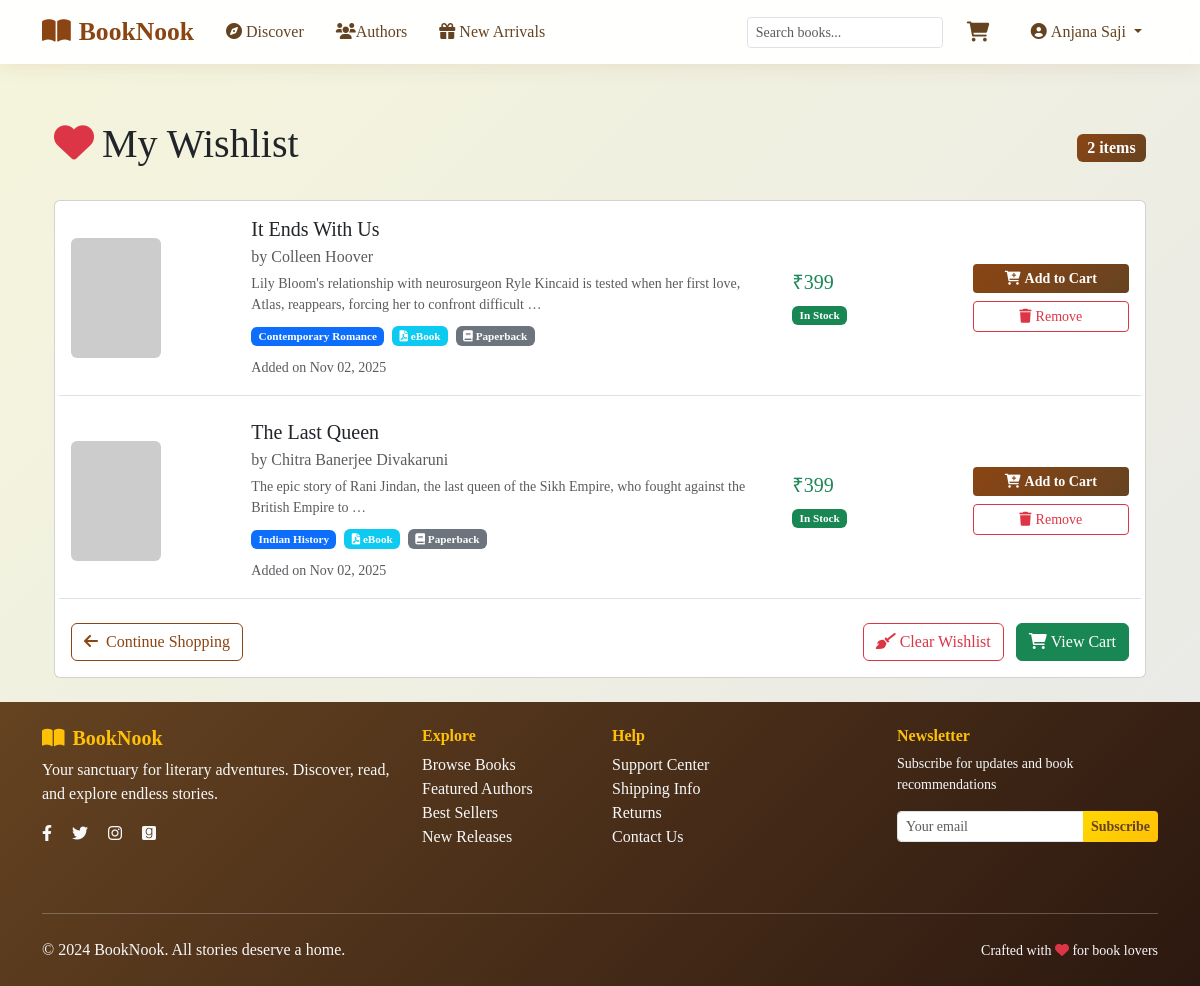
Page /wishlist/ (signed in) on the committed database.
### bookapp/models.py (models this page shows, shortened)
class Wishlist(models.Model):
    user = models.OneToOneField(User, on_delete=models.CASCADE, related_name='wishlist')
    created_at = models.DateTimeField(auto_now_add=True)
    updated_at = models.DateTimeField(auto_now=True)
    @property
    def total_items(self):
        return self.items.count()

class WishlistItem(models.Model):
    wishlist = models.ForeignKey(Wishlist, on_delete=models.CASCADE, related_name='items')
    book = models.ForeignKey(Book, on_delete=models.CASCADE)
    added_at = models.DateTimeField(auto_now_add=True)
    class Meta:
        unique_together = ['wishlist', 'book']  # Prevent duplicate items

class Book(models.Model):
    BOOK_TYPES = [
        ('digital', 'Digital'),
        ('physical', 'Physical'),
        ('both', 'Both'),
    ]
    isbn = models.CharField(max_length=20, primary_key=True)
    title = models.CharField(max_length=300)
    authors = models.ManyToManyField(Author, related_name='books')
    publication_year = models.IntegerField()
    price = models.DecimalField(max_digits=8, decimal_places=2)
    summary = models.TextField(blank=True)
    cover_image = models.URLField(blank=True)
    book_pdf = models.FileField(upload_to='book_pdfs/', null=True, blank=True)  # New PDF field
    tags = JSONField(default=list, blank=True)
    genre = models.ForeignKey(Genre, on_delete=models.SET_NULL, null=True, related_name='books')
    book_type = models.CharField(max_length=10, choices=BOOK_TYPES, default='both')
    stock = models.IntegerField(default=0)
    average_rating = models.DecimalField(
        max_digits=3,
        decimal_places=2,
        default=3.50,  # Start with a decent rating
        validators=[MinValueValidator(0), MaxValueValidator(5)]
    )
    rating_count = models.IntegerField(default=0)
    created_at = models.DateTimeField(null=True, blank=True)
    updated_at = models.DateTimeField(null=True, blank=True)
    class Meta:
        ordering = ['-publication_year', 'title']

class Author(models.Model):
    name = models.CharField(max_length=200)
    bio = models.TextField(blank=True)
    photo = models.URLField(blank=True, null=True)  # Changed from ImageField to URLField

class Genre(models.Model):
    name = models.CharField(max_length=100)
    parent = models.ForeignKey('self', on_delete=models.CASCADE, null=True, blank=True, related_name='subgenres')
    description = models.TextField(blank=True)

### bookapp/views.py (the view)
# urls.py: path('wishlist/', views.wishlist_detail, name='wishlist_detail'),
def wishlist_detail(request):
    if not request.user.is_authenticated:
        messages.warning(request, 'Please login to view your wishlist.')
        return redirect('login')
    wishlist = get_or_create_wishlist(request)
    wishlist_items = wishlist.items.select_related('book').all()
    context = {
        'wishlist': wishlist,
        'wishlist_items': wishlist_items,
    }
    return render(request, 'wishlist.html', context)

### bookapp/models.py (called while the page is built)
    @property
    def total_items(self):
        return self.items.aggregate(total=Sum('quantity'))['total'] or 0

### bookapp/views.py (called while the page is built)
def get_or_create_wishlist(request):
    if request.user.is_authenticated:
        wishlist, created = Wishlist.objects.get_or_create(user=request.user)
        return wishlist
    return None

### bookapp/templates/wishlist.html (shortened to what this page needs)
{% extends 'base.html' %}
{% block content %}
<div class="container">
    <div class="row">
        <div class="col-12">
            <div class="d-flex justify-content-between align-items-center mb-4">
                <h1>
                    <i class="fas fa-heart text-danger me-2"></i>My Wishlist
                </h1>
                {% if wishlist_items %}
                <span class="badge bg-brown text-white fs-6">
                    {{ wishlist.total_items }} item{{ wishlist.total_items|pluralize }}
                </span>
                {% endif %}
            </div>
        </div>
    </div>
    {% if wishlist_items %}
    <div class="row">
        <div class="col-12">
            <div class="card">
                <div class="card-body">
                    {% for item in wishlist_items %}
                    <div class="row align-items-center mb-4 pb-3 border-bottom">
                        <div class="col-md-2">
                            <img src="{{ item.book.cover_image }}"
                                 alt="{{ item.book.title }}"
                                 class="img-fluid rounded"
                                 style="height: 120px; object-fit: cover;"
                                 onerror="this.onerror=null; this.src='https://placehold.co/120x160/6c757d/white?text=No+Cover'">
                        </div>
                        <div class="col-md-6">
                            <h5 class="mb-1">
                                <a href="{% url 'book_detail' item.book.isbn %}" class="text-decoration-none text-dark">
                                    {{ item.book.title }}
                                </a>
                            </h5>
                            <p class="text-muted mb-1">
                                by {% for author in item.book.authors.all %}{{ author.name }}{% if not forloop.last %}, {% endif %}{% endfor %}
                            </p>
                            <p class="text-muted small mb-2">
                                {{ item.book.summary|truncatewords:20 }}
                            </p>
                            <div class="mb-2">
                                <span class="badge bg-primary me-1">{{ item.book.genre.name }}</span>
                                {% if item.book.book_type == 'digital' or item.book.book_type == 'both' %}
                                <span class="badge bg-info me-1">
                                    <i class="fas fa-file-pdf"></i> eBook
                                </span>
                                {% endif %}
                                {% if item.book.book_type == 'physical' or item.book.book_type == 'both' %}
                                <span class="badge bg-secondary">
                                    <i class="fas fa-book"></i> Paperback
                                </span>
                                {% endif %}
                            </div>
                            <small class="text-muted">Added on {{ item.added_at|date:"M d, Y" }}</small>
                        </div>
                        <div class="col-md-2">
                            <h5 class="text-success mb-2">₹{{ item.book.price|floatformat:0 }}</h5>
                            {% if item.book.stock > 0 %}
                            <span class="badge bg-success">In Stock</span>
                            {% else %}
                            <span class="badge bg-danger">Out of Stock</span>
                            {% endif %}
                        </div>
                        <div class="col-md-2 text-end">
                            {% if item.book.stock > 0 and item.book.book_type != 'digital' %}
                            <a href="{% url 'move_to_cart' item.id %}" class="btn btn-primary btn-sm mb-2 w-100">
                                <i class="fas fa-cart-plus me-1"></i>Add to Cart
                            </a>
                            {% endif %}
                            <a href="{% url 'remove_from_wishlist' item.id %}" class="btn btn-outline-danger btn-sm w-100">
                                <i class="fas fa-trash me-1"></i>Remove
                            </a>
                        </div>
                    </div>
                    {% endfor %}
                    <div class="d-flex justify-content-between mt-4">
                        <a href="{% url 'book_catalog' %}" class="btn btn-outline-primary">
                            <i class="fas fa-arrow-left me-2"></i>Continue Shopping
                        </a>
                        <div>
                            <a href="{% url 'clear_wishlist' %}" class="btn btn-outline-danger me-2">
                                <i class="fas fa-broom me-1"></i>Clear Wishlist
                            </a>
                            <a href="{% url 'cart_detail' %}" class="btn btn-success">
                                <i class="fas fa-shopping-cart me-1"></i>View Cart
                            </a>
                        </div>
                    </div>
                </div>
            </div>
        </div>
    </div>
    {% endif %}
</div>
{% endblock %}

### bookapp/templates/base.html (shortened to what this page needs)
<!DOCTYPE html>
<html lang="en">
<head>
    <link href="https://cdn.jsdelivr.net/npm/bootstrap@5.3.0/dist/css/bootstrap.min.css" rel="stylesheet">
    <link rel="stylesheet" href="https://cdnjs.cloudflare.com/ajax/libs/font-awesome/6.0.0/css/all.min.css">
    {% load static %}
</head>
<body class="d-flex flex-column min-vh-100">
    <nav class="navbar navbar-expand-lg navbar-light fixed-top" id="mainNavbar">
        <div class="container">
            <a class="navbar-brand fw-bold text-brown" href="{% url 'home' %}">
                <i class="fas fa-book-open me-2"></i>BookNook
            </a>
            <div class="collapse navbar-collapse" id="navbarNav">
                <ul class="navbar-nav me-auto">
                    {% if not user.is_staff %}
                    <li class="nav-item">
                        <a class="nav-link" href="{% url 'book_catalog' %}">
                            <i class="fas fa-compass me-1"></i>Discover
                        </a>
                    </li>
                    <li class="nav-item">
                        <a class="nav-link" href="{% url 'author_list' %}">
                            <i class="fas fa-users me-1"></i>Authors
                        </a>
                    </li>
                    <li class="nav-item">
                        <a class="nav-link" href="{% url 'new_arrivals' %}">
                            <i class="fas fa-gift me-1"></i>New Arrivals
                        </a>
                    </li>
                    {% endif %}
                </ul>
                <ul class="navbar-nav">
                    {% if not user.is_staff %}
                    <li class="nav-item me-2" style="align-self: center">
                        <form class="d-flex" action="{% url 'book_catalog' %}" method="get">
                            <input class="form-control form-control-sm" type="search"
                                   placeholder="Search books..." name="q" aria-label="Search">
                        </form>
                    </li>
                    {% endif %}
                    {% if user.is_authenticated and not user.is_staff%}
                    <li class="nav-item me-3">
                        <a class="nav-link position-relative" href="{% url 'cart_detail' %}">
                            <i class="fas fa-shopping-cart fa-lg"></i>
                        </a>
                    </li>
                    {% endif %}
                    {% if user.is_authenticated %}
                    <li class="nav-item dropdown">
                        <a class="nav-link dropdown-toggle" href="#" role="button"
                           data-bs-toggle="dropdown" aria-expanded="false">
                            <i class="fas fa-user-circle me-1"></i>{{ user.get_full_name }}
                        </a>
                    </li>
                    {% endif %}
                </ul>
            </div>
        </div>
    </nav>
    <div class="toast-container position-fixed top-0 end-0 p-3" style="z-index: 9999;">
    </div>
    <main class="container my-4 flex-grow-1 pt-5">
        {% block content %}{% endblock %}
    </main>
    <footer class="bg-dark text-light py-4 mt-auto">
        <div class="container">
            <div class="row">
                <div class="col-lg-4 col-md-6 mb-4">
                    <h5 class="fw-bold text-warning">
                        <i class="fas fa-book-open me-2"></i>BookNook
                    </h5>
                    <p class="mb-3">Your sanctuary for literary adventures. Discover, read, and explore endless stories.</p>
                    <div class="social-links">
                        <a href="#" class="text-light me-3"><i class="fab fa-facebook-f"></i></a>
                        <a href="#" class="text-light me-3"><i class="fab fa-twitter"></i></a>
                        <a href="#" class="text-light me-3"><i class="fab fa-instagram"></i></a>
                        <a href="#" class="text-light"><i class="fab fa-goodreads"></i></a>
                    </div>
                </div>
                <div class="col-lg-2 col-md-6 mb-4">
                    <h6 class="fw-bold text-warning">Explore</h6>
                    <ul class="list-unstyled">
                        <li><a href="{% url 'book_catalog' %}" class="text-light text-decoration-none">Browse Books</a></li>
                        <li><a href="#" class="text-light text-decoration-none">Featured Authors</a></li>
                        <li><a href="#" class="text-light text-decoration-none">Best Sellers</a></li>
                        <li><a href="#" class="text-light text-decoration-none">New Releases</a></li>
                    </ul>
                </div>
                <div class="col-lg-3 col-md-6 mb-4">
                    <h6 class="fw-bold text-warning">Help</h6>
                    <ul class="list-unstyled">
                        <li><a href="#" class="text-light text-decoration-none">Support Center</a></li>
                        <li><a href="#" class="text-light text-decoration-none">Shipping Info</a></li>
                        <li><a href="#" class="text-light text-decoration-none">Returns</a></li>
                        <li><a href="#" class="text-light text-decoration-none">Contact Us</a></li>
                    </ul>
                </div>
                <div class="col-lg-3 col-md-6 mb-4">
                    <h6 class="fw-bold text-warning">Newsletter</h6>
                    <p class="small">Subscribe for updates and book recommendations</p>
                    <div class="input-group">
                        <input type="email" class="form-control form-control-sm" placeholder="Your email">
                        <button class="btn btn-warning btn-sm" type="button">Subscribe</button>
                    </div>
                </div>
            </div>
            <hr class="my-4 bg-secondary">
            <div class="row align-items-center">
                <div class="col-md-6">
                    <p class="mb-0">&copy; 2024 BookNook. All stories deserve a home.</p>
                </div>
                <div class="col-md-6 text-md-end">
                    <p class="mb-0 small">Crafted with <i class="fas fa-heart text-danger"></i> for book lovers</p>
                </div>
            </div>
        </div>
    </footer>
</body>
</html>

### bookapp/templates/base.html (style rules this page uses)
:root { --primary-brown: #8B4513; --dark-brown: #654321; --light-brown: #D2B48C; --cream: #F5F5DC; --warm-gray: #E8E8E8; --accent-gold: #FFD700; --deep-red: #8B0000; }
body { font-family: 'Georgia', 'Times New Roman', serif; background: linear-gradient(135deg, var(--cream) 0%, var(--warm-gray) 100%); min-height: 100vh; display: flex; flex-direction: column; opacity: 1 !important; transition: none !important; }
.min-vh-100 { min-height: 100vh !important; }
#mainNavbar { background: rgba(255, 255, 255, 0.95); backdrop-filter: blur(10px); box-shadow: 0 2px 20px rgba(139, 69, 19, 0.1); transition: all 0.3s ease; }
.text-brown { color: var(--primary-brown) !important; }
.navbar-brand { font-size: 1.6rem; font-weight: 700; }
.nav-link { color: var(--dark-brown) !important; font-weight: 500; transition: color 0.3s ease; padding: 0.5rem 1rem !important; }
.nav-link i { width: 16px; text-align: center; }
.bg-brown { background: linear-gradient(135deg, var(--primary-brown), var(--dark-brown)) !important; }
.btn-primary { background: linear-gradient(135deg, var(--primary-brown), var(--dark-brown)); border: none; font-weight: 600; }
.btn-warning { background: linear-gradient(135deg, var(--accent-gold), #FFC107); border: none; color: var(--dark-brown); font-weight: 600; }
.btn-outline-primary { color: var(--primary-brown); border-color: var(--primary-brown); }
.badge { font-size: 0.7em; font-weight: 600; }
footer { background: linear-gradient(135deg, var(--dark-brown), #2c1810) !important; margin-top: auto; }
* { transition: color 0.2s ease, background-color 0.2s ease; }
.pt-5 { padding-top: 6rem !important; }

### rows in the picture
Wishlist: total_items "2"
WishlistItem: book "It Ends With Us", book.summary "Lily Bloom's relationship with neurosurgeon Ryle Kincaid is tested when her first love, Atlas, reappears, forcing her to confront difficult …", book.genre.name "Contemporary Romance", shows "eBook", shows "Paperback", added_at "Nov 02, 2025", book.price "399", shows "In Stock", shows "Add to Cart"
Author: name "Colleen Hoover"
WishlistItem: book "The Last Queen", book.summary "The epic story of Rani Jindan, the last queen of the Sikh Empire, who fought against the British Empire to …", book.genre.name "Indian History", shows "eBook", shows "Paperback", added_at "Nov 02, 2025", book.price "399", shows "In Stock", shows "Add to Cart"
Author: name "Chitra Banerjee Divakaruni"

### other values in the picture
{{ user.get_full_name }} "Anjana Saji"
